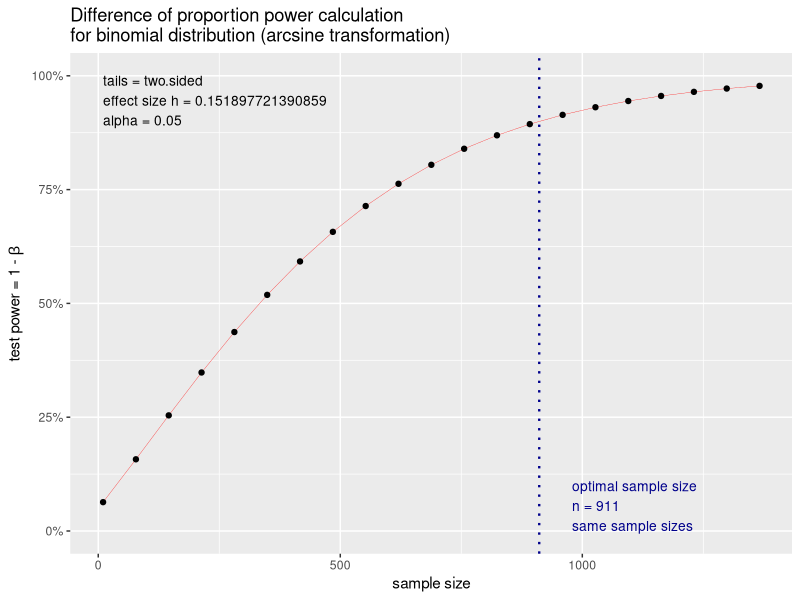
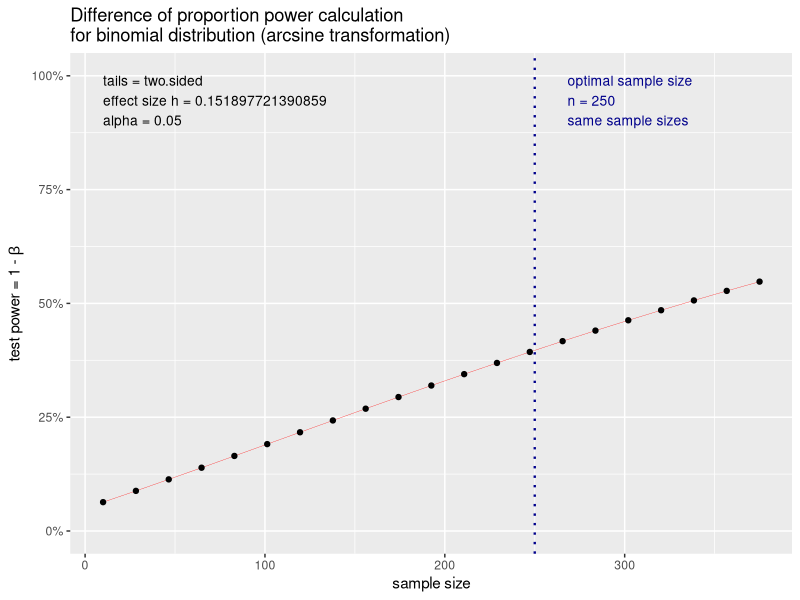

Write the R code that produced these figures, in order.
## ---- chunk 1
knitr::opts_chunk$set(echo = TRUE)
## ---- chunk 2
library(pwr)

#Cohens d (Effect size = delta/sigma) and calculating sample size n, (sample size for each group)
d = 5/15
d
power1<-pwr.t.test(d=d, power=0.9, sig.level =0.05 )
power1
## ---- chunk 3
power2<-pwr.t.test(n=190, d=d, sig.level =0.05 )
power2
## ---- chunk 4
#The effect size would be:
d2 = 5/12

power3 = pwr.t.test(d=d2, n= 150, sig.level = 0.05)
power3
## ---- chunk 5
power4<-pwr.2p.test(h=ES.h(p1=0.1, p2=0.15), sig.level=0.05, power=0.9)
power4
plot(power4)
## ---- chunk 6
power5<-pwr.2p.test(h=ES.h(p1=0.1, p2=0.15), sig.level=0.05, n=250)
power5
plot(power5)
## ---- chunk 7
power6<-pwr.2p.test(h=ES.h(p1=0.25, p2=0.65), power=0.8, sig.level=0.05)
power6
## ---- chunk 8
power7<-pwr.2p.test(h=ES.h(p1=0.25, p2=0.35), power=0.8, sig.level=0.05)
power7
## ---- chunk 9
power8<-pwr.p.test(h=ES.h(p1=0.3, p2=0.4), power=0.8, sig.level=0.05)
power8
## ---- chunk 10
p2= (0.85*0.18)/(1+0.18*(0.85-1))
power9<-pwr.2p.test(h=ES.h(p1=0.18, p2=0.1572), power=0.9, sig.level=0.05)
power9
